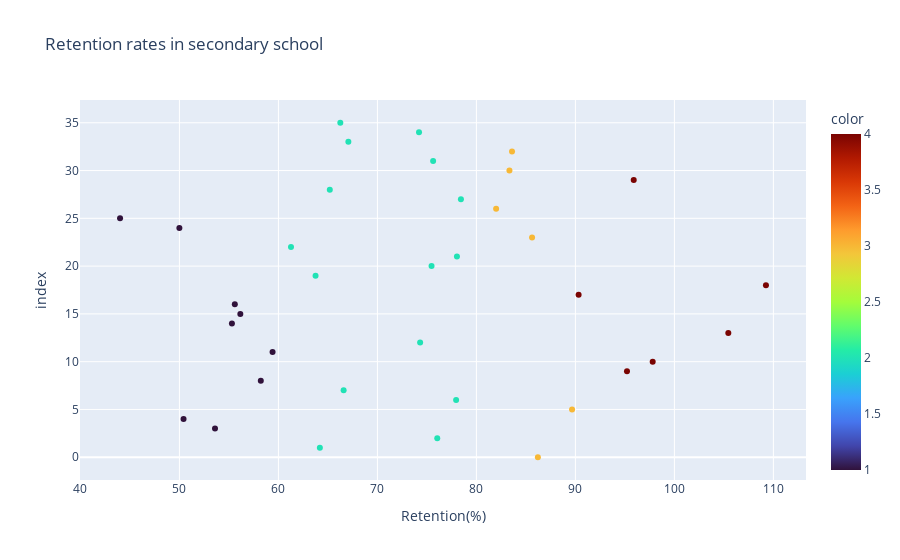

This figure's notebook cell:
### Code cell
figx=px.scatter(data_frame= retention_in_secondary, x = 'Retention(%)', hover_name ='State' , color='color', color_continuous_scale='turbo',title="Retention rates in secondary school")
figx.update_layout(showlegend=False)

r2 = dp.Report(
  dp.Plot(figx) #create a chart
).publish(name='Retention', visibility=dp.Visibility.PUBLIC,open=True) #Publish the report
figx.show()

### Figure 1 — Plotly figure (JSON) as saved in the notebook; plotly's stock layout.template omitted (floating-point values rounded to 4 significant figures)
{"data": [{"hovertemplate": "<b>%{hovertext}</b><br><br>Retention(%)=%{x}<br>index=%{y}<br>color=%{marker.color}<extra></extra>", "hovertext": ["Andaman & Nicobar Islands", "Andhra Pradesh", "Arunachal Pradesh", "Assam", "Bihar", "Chandigarh", "Chhattisgarh", "Dadra & Nagar Haveli", "Daman & Diu", "Delhi", "Goa", "Gujarat", "Haryana", "Himachal Pradesh", "Jammu And Kashmir", "Jharkhand", "Karnataka", "Kerala", "Lakshadweep", "Madhya Pradesh", "Maharashtra", "Manipur", "Meghalaya", "Mizoram", "Nagaland", "Odisha", "Puducherry", "Punjab", "Rajasthan", "Sikkim", "Tamil Nadu", "Telangana", "Tripura", "Uttar Pradesh", "Uttarakhand", "West Bengal"], "legendgroup": "", "marker": {"color": [3, 2, 2, 1, 1, 3, 2, 2, 1, 4, 4, 1, 2, 4, 1, 1, 1, 4, 4, 2, 2, 2, 2, 3, 1, 1, 3, 2, 2, 4, 3, 2, 3, 2, 2, 2], "coloraxis": "coloraxis", "symbol": "circle"}, "mode": "markers", "name": "", "orientation": "h", "showlegend": false, "type": "scatter", "x": [86.21, 64.19, 76.04, 53.59, 50.42, 89.66, 77.95, 66.59, 58.22, 95.21, 97.81, 59.41, 74.32, 105.4, 55.3, 56.15, 55.6, 90.32, 109.2, 63.75, 75.47, 78.03, 61.27, 85.62, 50.0, 44.0, 81.99, 78.43, 65.19, 95.89, 83.34, 75.63, 83.6, 67.07, 74.2, 66.25], "xaxis": "x", "y": [0, 1, 2, 3, 4, 5, 6, 7, 8, 9, 10, 11, 12, 13, 14, 15, 16, 17, 18, 19, 20, 21, 22, 23, 24, 25, 26, 27, 28, 29, 30, 31, 32, 33, 34, 35], "yaxis": "y"}], "layout": {"coloraxis": {"colorbar": {"title": {"text": "color"}}, "colorscale": [[0, "#30123b"], [0.07143, "#4145ab"], [0.1429, "#4675ed"], [0.2143, "#39a2fc"], [0.2857, "#1bcfd4"], [0.3571, "#24eca6"], [0.4286, "#61fc6c"], [0.5, "#a4fc3b"], [0.5714, "#d1e834"], [0.6429, "#f3c63a"], [0.7143, "#fe9b2d"], [0.7857, "#f36315"], [0.8571, "#d93806"], [0.9286, "#b11901"], [1, "#7a0402"]]}, "legend": {"tracegroupgap": 0}, "showlegend": false, "title": {"text": "Retention rates in secondary school"}, "xaxis": {"anchor": "y", "domain": [0, 1], "title": {"text": "Retention(%)"}}, "yaxis": {"anchor": "x", "domain": [0, 1], "title": {"text": "index"}}}}
